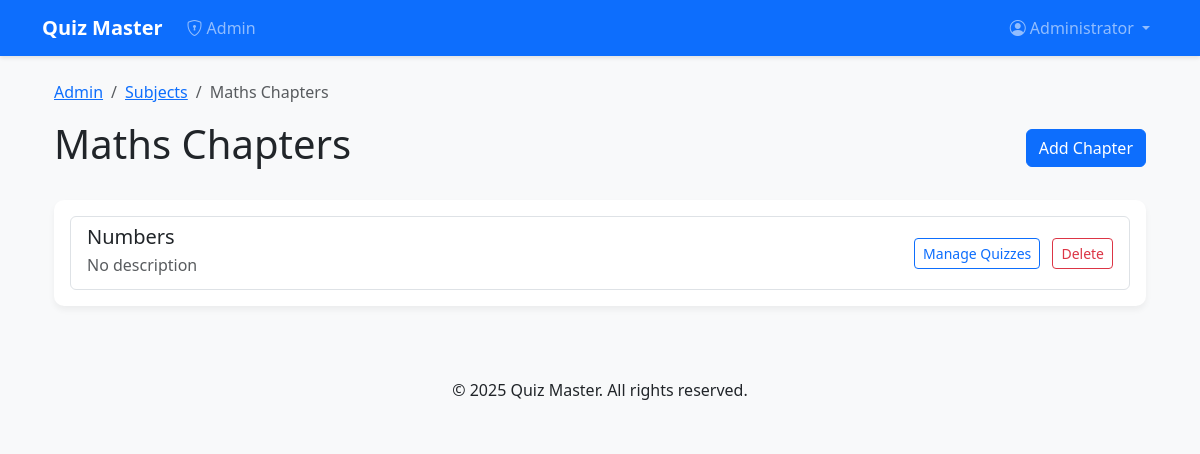
Screenshot of /admin/chapters/1 (signed in) with the database file from the repository.
### models.py (models this page shows, shortened)
class User(UserMixin, db.Model):
    __tablename__ = 'users'
    id = db.Column(db.Integer, primary_key=True)
    username = db.Column(db.String(80), unique=True, nullable=False)
    email = db.Column(db.String(120), unique=True, nullable=False)
    password = db.Column(db.String(200), nullable=False)
    full_name = db.Column(db.String(120))
    qualification = db.Column(db.String(120))
    dob = db.Column(db.Date)
    is_admin = db.Column(db.Boolean, default=False)
    created_at = db.Column(db.DateTime, default=datetime.utcnow)
    scores = db.relationship('Score', backref='user', lazy=True, cascade='all, delete-orphan')

class Subject(db.Model):
    __tablename__ = 'subjects'
    id = db.Column(db.Integer, primary_key=True)
    name = db.Column(db.String(120), unique=True, nullable=False)
    description = db.Column(db.Text)
    created_at = db.Column(db.DateTime, default=datetime.utcnow)
    chapters = db.relationship('Chapter', backref='subject', lazy=True, cascade='all, delete-orphan')

class Chapter(db.Model):
    __tablename__ = 'chapters'
    id = db.Column(db.Integer, primary_key=True)
    name = db.Column(db.String(120), nullable=False)
    description = db.Column(db.Text)
    subject_id = db.Column(db.Integer, db.ForeignKey('subjects.id'), nullable=False)
    created_at = db.Column(db.DateTime, default=datetime.utcnow)
    quizzes = db.relationship('Quiz', backref='chapter', lazy=True, cascade='all, delete-orphan')

### routes/admin.py (the view)
@admin_bp.route('/chapters/<int:subject_id>')
def manage_chapters(subject_id):
    subject = Subject.query.get_or_404(subject_id)
    return render_template('manage_chapters.html', subject=subject)

### app.py (called while the page is built)
def create_app():
    app = Flask(__name__)
    app.config.from_object(Config)
    db.init_app(app)
    migrate = Migrate(app, db)
    login_manager = LoginManager()
    login_manager.login_view = 'auth.login'
    login_manager.init_app(app)
    @login_manager.user_loader
    def load_user(user_id):
        from models import User
        return User.query.get(int(user_id))
    init_routes(app)
    @app.route('/')
    def index():
        return render_template('index.html')
    return app

### routes/admin.py (called while the page is built)
@admin_bp.before_request
@login_required
def require_admin():
    if not current_user.is_admin:
        flash('Unauthorized access', 'danger')
        return redirect(url_for('user.dashboard'))

### templates/manage_chapters.html (shortened to what this page needs)
{% extends "base.html" %}
{% block content %}
<div class="container">
    <nav aria-label="breadcrumb">
        <ol class="breadcrumb">
            <li class="breadcrumb-item"><a href="{{ url_for('admin.dashboard') }}">Admin</a></li>
            <li class="breadcrumb-item"><a href="{{ url_for('admin.manage_subjects') }}">Subjects</a></li>
            <li class="breadcrumb-item active" aria-current="page">{{ subject.name }} Chapters</li>
        </ol>
    </nav>
    <div class="d-flex justify-content-between align-items-center mb-4">
        <h1>{{ subject.name }} Chapters</h1>
        <button class="btn btn-primary" data-bs-toggle="modal" data-bs-target="#addChapterModal">
            Add Chapter
        </button>
    </div>
    <div class="card">
        <div class="card-body">
            {% if subject.chapters %}
            <div class="list-group">
                {% for chapter in subject.chapters %}
                <div class="list-group-item">
                    <div class="d-flex justify-content-between align-items-center">
                        <div>
                            <h5 class="mb-1">{{ chapter.name }}</h5>
                            <p class="mb-1 text-muted">{{ chapter.description|default('No description', true) }}</p>
                        </div>
                        <div>
                            <a href="{{ url_for('admin.manage_quizzes', chapter_id=chapter.id) }}"
                               class="btn btn-sm btn-outline-primary me-2">
                                Manage Quizzes
                            </a>
                            <form method="POST" action="{{ url_for('admin.delete_chapter', chapter_id=chapter.id) }}"
                                  class="d-inline">
                                <button type="submit" class="btn btn-sm btn-outline-danger">
                                    Delete
                                </button>
                            </form>
                        </div>
                    </div>
                </div>
                {% endfor %}
            </div>
            {% else %}
            <p class="text-muted">No chapters found for this subject</p>
            {% endif %}
        </div>
    </div>
</div>
{% endblock %}

### templates/base.html (shortened to what this page needs)
<!DOCTYPE html>
<html lang="en">
<head>
    <link href="https://cdn.jsdelivr.net/npm/bootstrap@5.3.0/dist/css/bootstrap.min.css" rel="stylesheet">
    <link rel="stylesheet" href="https://cdn.jsdelivr.net/npm/bootstrap-icons@1.10.0/font/bootstrap-icons.css">
    <link rel="stylesheet" href="{{ url_for('static', filename='css/styles.css') }}">
</head>
<body>
    <nav class="navbar navbar-expand-lg navbar-dark bg-primary">
        <div class="container">
            <a class="navbar-brand" href="{{ url_for('index') }}">Quiz Master</a>
            <div class="collapse navbar-collapse" id="navbarNav">
                <ul class="navbar-nav me-auto">
                    {% if current_user.is_authenticated %}
                        {% if current_user.is_admin %}
                            <li class="nav-item">
                                <a class="nav-link" href="{{ url_for('admin.dashboard') }}">
                                    <i class="bi bi-shield-lock me-1"></i>Admin
                                </a>
                            </li>
                        {% endif %}
                    {% endif %}
                </ul>
                <ul class="navbar-nav">
                    {% if current_user.is_authenticated %}
                        <li class="nav-item dropdown">
                            <a class="nav-link dropdown-toggle" href="#" id="userDropdown" role="button" data-bs-toggle="dropdown" aria-expanded="false">
                                <i class="bi bi-person-circle me-1"></i>{{ current_user.full_name or current_user.username }}
                            </a>
                        </li>
                    {% endif %}
                </ul>
            </div>
        </div>
    </nav>
    <main class="container my-4">
        {% block content %}{% endblock %}
    </main>
    <footer class="bg-light py-4 mt-5">
        <div class="container text-center">
            <p class="mb-0">&copy; 2025 Quiz Master. All rights reserved.</p>
        </div>
    </footer>
</body>
</html>

### static/css/styles.css (style rules this page uses)
body { font-family: 'Segoe UI', Tahoma, Geneva, Verdana, sans-serif; background-color: #f8f9fa; color: #212529; }
.navbar { box-shadow: 0 2px 4px rgba(0,0,0,.1); }
.navbar-brand { font-weight: 700; }
.card { border: none; border-radius: 10px; box-shadow: 0 4px 6px rgba(0,0,0,.05); transition: transform 0.2s, box-shadow 0.2s; }

### rows the page displays
User: full_name "Administrator"
Subject: name "Maths"
Chapter: name "Numbers", description "No description"
